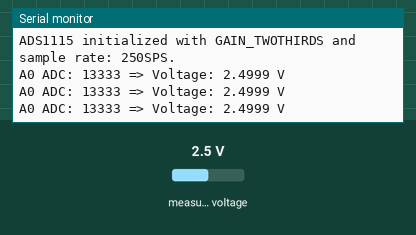
Simulated run of this sketch. Board: ESP8266 (NodeMCU). Parts: the last lines printed to the serial monitor. The test bench sets the inputs (shaded band); at power-on: measured voltage 2.5 V.

Above: at 1.3 s.
1.4 s: measured voltage set to 0.1 V
At 1.82 s:
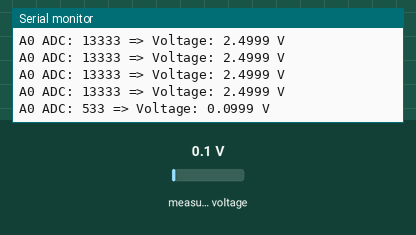
2.9 s: measured voltage set to 1.2 V
At 3.02 s:
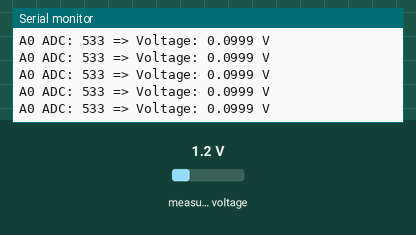
Timing chart, 0 to 5.9 s (numbered marks = the images above; inputs shaded):
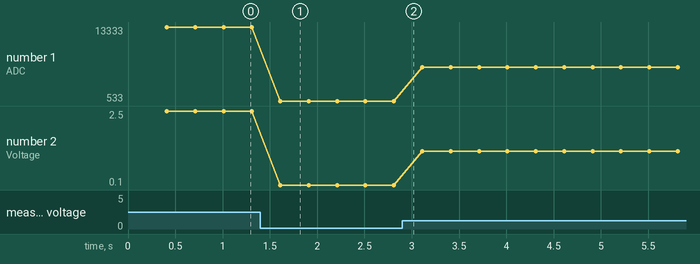

The sketch:

ADS1115_I2C.ino
```cpp
#include <Wire.h>
#include <Adafruit_ADS1X15.h>

//Definir las velocidades I2C
#define I2C_BIT_RATE_400KHZ             400000
#define I2C_BIT_RATE_100KHZ             100000

/*
  En la placa ESP8266:
  SDA D2 (GPIO4)
  SCL D1 (GPIO5)
*/
#define I2C_SDA         4
#define I2C_SCL         5

//Objetos de Librerias
Adafruit_ADS1115 ads;

#define TASK1_POLLRATE_MS       300UL  //Tarea de lectura -promediado de sensor

#define NUMBER_OF_TASKS         1     //Cantidad de tareas del sistema

//Definir variables de temporizacion de las tareas
static uint32_t timePrev[NUMBER_OF_TASKS]={0};

void setup() {

   //Power up, delay &I2C , Iniciar Periferico I2C como Maestro
  //      at ....kHz
  delay(100);
  Wire.begin(I2C_SDA, I2C_SCL); // Use GPIO4 (D2) for SDA, GPIO5 (D1) for SCL
  Wire.setClock(I2C_BIT_RATE_100KHZ);

  //Iniciar puerto serie
  Serial.begin(9600);

  if (!ads.begin()) {
    Serial.println("Failed to initialize ADS1115.");
    return;
  }

  // Set gain to ±6.144V (the largest range, suited for 0–5V)
  ads.setGain(GAIN_TWOTHIRDS);

  // Set sample rate to 250 samples per second
  ads.setDataRate(RATE_ADS1115_250SPS);

  Serial.println("ADS1115 initialized with GAIN_TWOTHIRDS and sample rate: 250SPS.");

  //Iniciar tiempo en milisegundos de ejecucion de tareas
  Task_Init();

}

void loop() {

  if((millis() - timePrev[0])>=TASK1_POLLRATE_MS){
      timePrev[0]=millis();

      // Read from A0 (single-ended)
    int16_t adc0 = ads.readADC_SingleEnded(0);

    // Convert to voltage
    float volts0 = ads.computeVolts(adc0);

   //Imprimir en pantalla
    Serial.print("A0 ADC: ");  //Valor crudo
    Serial.print(adc0, DEC);
    Serial.print(" => Voltage: "); //Valor convertido
    Serial.print(volts0, 4);
    Serial.println(" V");

  }


}


void Task_Init(void){
    //Iniciar el arreglo de temporizacion de tareas
    for(int i=0; i<NUMBER_OF_TASKS; i++){
      timePrev[i]=millis();
    }
}
```

Measured:
- after the input at 1.4 s, the serial monitor: prints a new line after 0.21 s (image 1)
- plotted number 1: 13333 → 533 after the input at 1.4 s, 533 → 6400 after the input at 2.9 s
- plotted number 2: 2.5 → 0.1 after the input at 1.4 s, 0.1 → 1.2 after the input at 2.9 s
